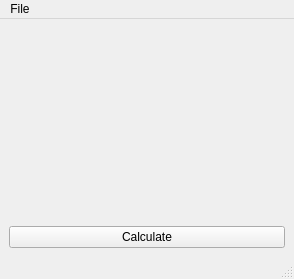
<?xml version="1.0" encoding="UTF-8"?>
<ui version="4.0">
 <class>MainWindow</class>
 <widget class="QMainWindow" name="MainWindow">
  <property name="geometry">
   <rect>
    <x>0</x>
    <y>0</y>
    <width>294</width>
    <height>279</height>
   </rect>
  </property>
  <property name="windowTitle">
   <string>Demo GUI</string>
  </property>
  <widget class="QWidget" name="centralwidget">
   <layout class="QGridLayout" name="gridLayout_2">
    <item row="0" column="0">
     <layout class="QGridLayout" name="gridLayout">
      <item row="0" column="0">
       <widget class="QLabel" name="lblOutput">
        <property name="font">
         <font>
          <pointsize>18</pointsize>
          <weight>75</weight>
          <bold>true</bold>
         </font>
        </property>
        <property name="text">
         <string/>
        </property>
        <property name="alignment">
         <set>Qt::AlignCenter</set>
        </property>
       </widget>
      </item>
      <item row="1" column="0">
       <widget class="QPushButton" name="btnCalculate">
        <property name="text">
         <string>Calculate</string>
        </property>
       </widget>
      </item>
     </layout>
    </item>
   </layout>
  </widget>
  <widget class="QMenuBar" name="menubar">
   <property name="geometry">
    <rect>
     <x>0</x>
     <y>0</y>
     <width>294</width>
     <height>29</height>
    </rect>
   </property>
   <widget class="QMenu" name="menuFile">
    <property name="title">
     <string>File</string>
    </property>
    <addaction name="separator"/>
    <addaction name="actionCalculate"/>
    <addaction name="separator"/>
    <addaction name="actionQuit"/>
   </widget>
   <addaction name="menuFile"/>
  </widget>
  <widget class="QStatusBar" name="statusbar"/>
  <action name="actionCalculate">
   <property name="text">
    <string>Calculate...</string>
   </property>
  </action>
  <action name="actionQuit">
   <property name="text">
    <string>Quit</string>
   </property>
  </action>
 </widget>
 <resources/>
 <connections/>
</ui>
